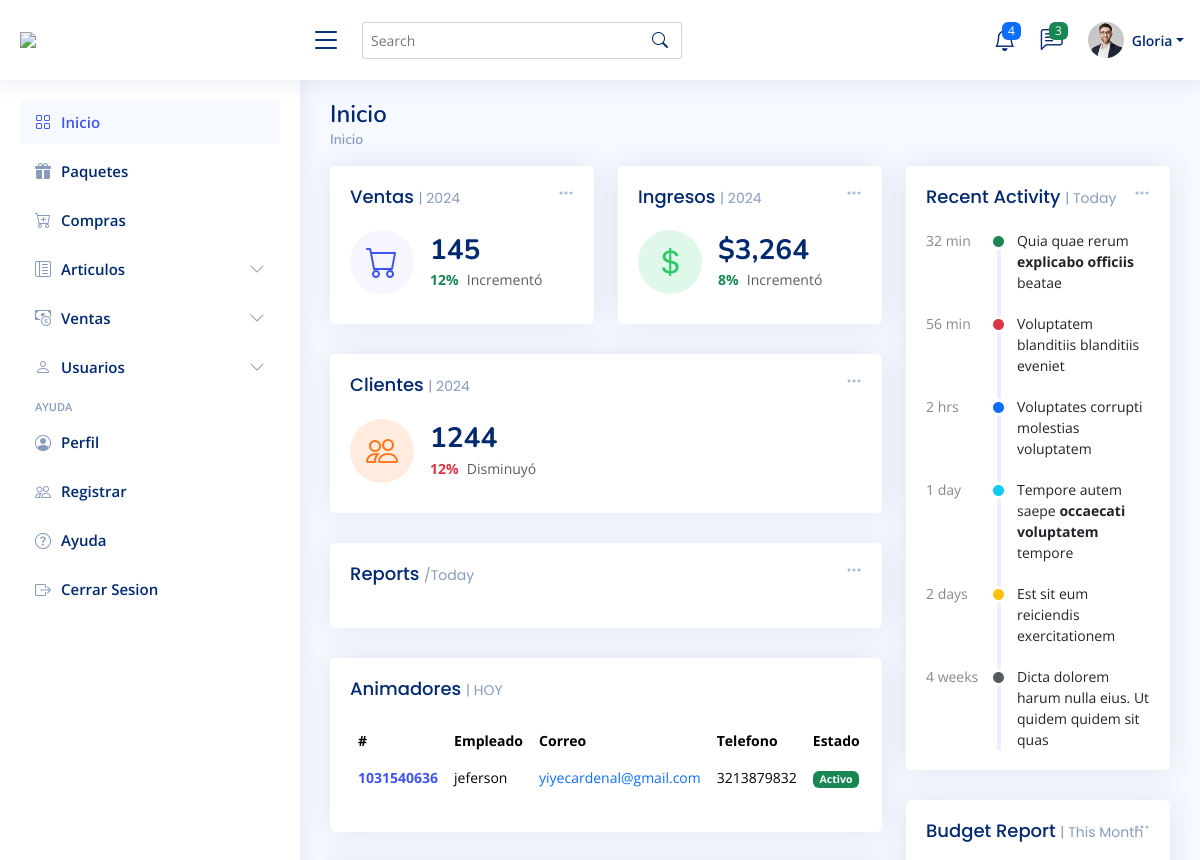
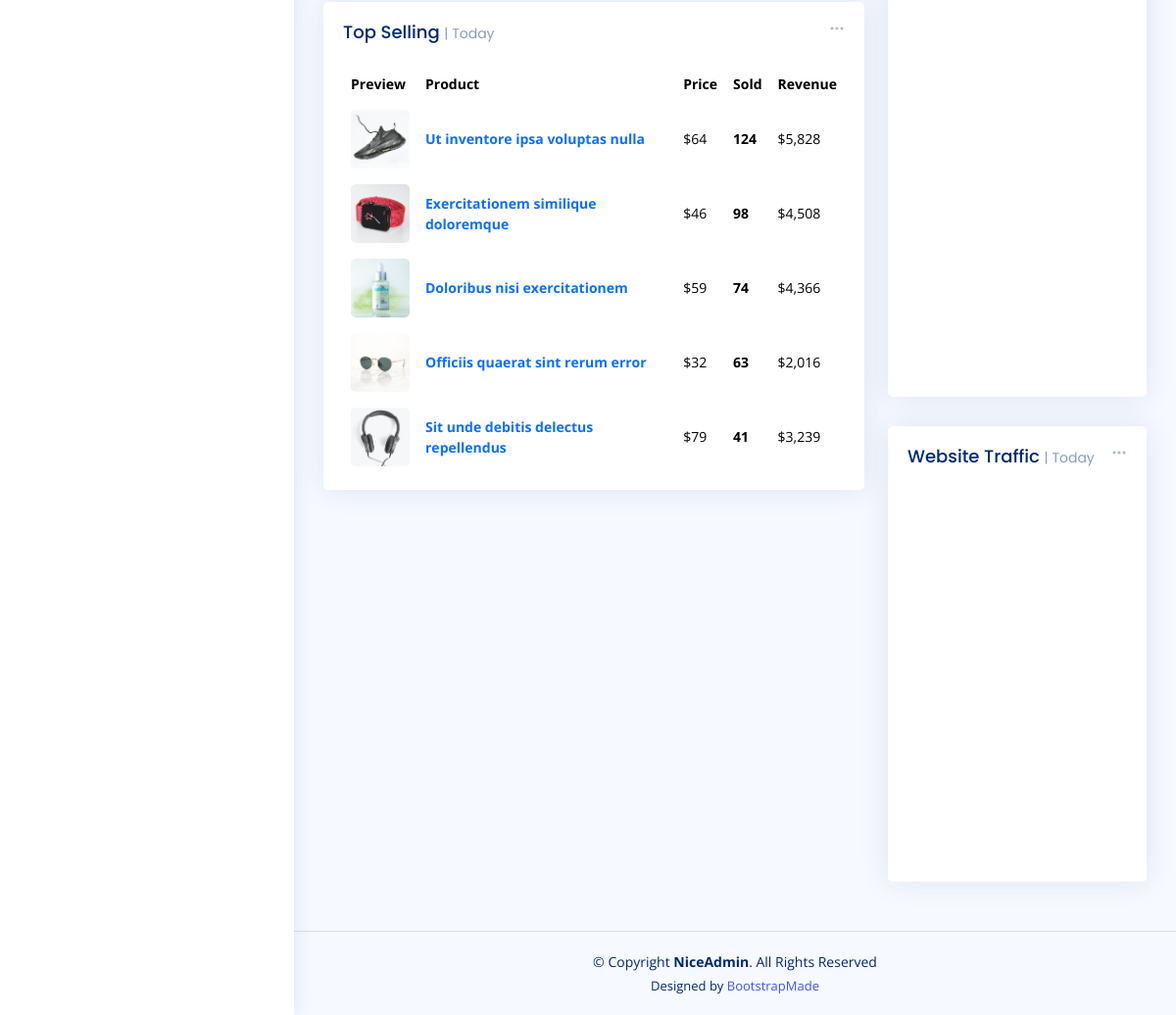
The page /model/administrador/pages/index.php (signed in) on the database its author committed (2 pictures, top to bottom).
### tables this page shows
CREATE TABLE `usuarios` (
  `cedula` bigint(20) NOT NULL,
  `nombre` varchar(40) NOT NULL,
  `celular` bigint(20) NOT NULL,
  `contrasena` varchar(100) NOT NULL,
  `correo` varchar(80) NOT NULL,
  `id_tipo_user` int(11) NOT NULL,
  `id_estado` int(11) NOT NULL,
  `nit` bigint(20) NOT NULL,
  `token` varchar(10) NOT NULL
);

CREATE TABLE `estados` (
  `id_estado` int(11) NOT NULL,
  `estado` varchar(20) NOT NULL
);

### model/administrador/pages/index.php (the view, shortened to what the rows shown need)
<?php
    $db = new DataBase();
    $con = $db -> conectar();
    $cedula = $_SESSION['cedula'];
    $con_nombre = $con->prepare("SELECT * FROM usuarios WHERE cedula = $cedula");
    $con_nombre->execute();
    $nombres = $con_nombre->fetchAll(PDO::FETCH_ASSOC);
    foreach ($nombres as $fila) {
      $nombre = $fila['nombre'];
    }
?>
<!DOCTYPE html>
<html lang="en">
<head>
  <link href="assets/vendor/bootstrap/css/bootstrap.min.css" rel="stylesheet">
  <link href="assets/vendor/bootstrap-icons/bootstrap-icons.css" rel="stylesheet">
  <link href="assets/vendor/boxicons/css/boxicons.min.css" rel="stylesheet">
  <link href="assets/vendor/quill/quill.snow.css" rel="stylesheet">
  <link href="assets/vendor/quill/quill.bubble.css" rel="stylesheet">
  <link href="assets/vendor/remixicon/remixicon.css" rel="stylesheet">
  <link href="assets/vendor/simple-datatables/style.css" rel="stylesheet">
  <link href="assets/css/style.css" rel="stylesheet">
</head>
<body>
  <header id="header" class="header fixed-top d-flex align-items-center">
    <nav class="header-nav ms-auto">
      <ul class="d-flex align-items-center">
        <li class="nav-item dropdown pe-3">
          <a class="nav-link nav-profile d-flex align-items-center pe-0" href="#" data-bs-toggle="dropdown">
            <img src="assets/img/profile-img.jpg" alt="Profile" class="rounded-circle">
            <span class="d-none d-md-block dropdown-toggle ps-2"><?php echo $nombre ?></span>
          </a>
        </li>
      </ul>
    </nav>
  </header>
  <main id="main" class="main">
    <div class="pagetitle">
      <h1>Inicio</h1>
    </div>
    <section class="section dashboard">
      <div class="row">
        <div class="col-lg-8">
          <div class="row">
            <div class="col-12">
              <div class="card recent-sales overflow-auto">
                <div class="card-body">
                  <table class="table table-borderless datatable">
                    <thead>
                      <tr>
                        <th scope="col">#</th>
                        <th scope="col">Empleado</th>
                        <th scope="col">Correo</th>
                        <th scope="col">Telefono</th>
                        <th scope="col">Estado</th>
                      </tr>
                    </thead>
                    <tbody>
                    <?php
                        $con_empleados = $con->prepare("SELECT usuarios.cedula, usuarios.nombre, usuarios.celular, usuarios.correo, estados.estado FROM usuarios INNER JOIN estados ON estados.id_estado = usuarios.id_estado WHERE id_tipo_user=3");
                        $con_empleados->execute();
                        $empleados = $con_empleados->fetchAll(PDO::FETCH_ASSOC);
                        foreach ($empleados as $fila) {
                          $doc = $fila['cedula'];
                          $nombre = $fila['nombre'];
                          $correo = $fila['correo'];
                          $celular = $fila['celular'];
                          $estado = $fila['estado'];
                    ?>
                      <tr>
                        <th scope="row"><a href="#"><?php echo $doc?></a></th>
                        <td><?php echo $nombre?></td>
                        <td><a href="#" class="text-primary"><?php echo $correo?></a></td>
                        <td><?php echo $celular?></td>
                        <td><span class="badge bg-success"><?php echo $estado?></span></td>
                      </tr>
                      <?php
                      }
                      ?>
                    </tbody>
                  </table>
                </div>
              </div>
            </div>
            <div class="col-12">
              <div class="card top-selling overflow-auto">
                <div class="card-body pb-0">
                  <table class="table table-borderless">
                    <thead>
                      <tr>
                        <th scope="col">Preview</th>
                        <th scope="col">Product</th>
                        <th scope="col">Price</th>
                        <th scope="col">Sold</th>
                        <th scope="col">Revenue</th>
                      </tr>
                    </thead>
                    <tbody>
                      <tr>
                        <th scope="row"><a href="#"><img src="assets/img/product-1.jpg" alt=""></a></th>
                      </tr>
                      <tr>
                        <th scope="row"><a href="#"><img src="assets/img/product-2.jpg" alt=""></a></th>
                      </tr>
                      <tr>
                        <th scope="row"><a href="#"><img src="assets/img/product-3.jpg" alt=""></a></th>
                      </tr>
                      <tr>
                        <th scope="row"><a href="#"><img src="assets/img/product-4.jpg" alt=""></a></th>
                      </tr>
                      <tr>
                        <th scope="row"><a href="#"><img src="assets/img/product-5.jpg" alt=""></a></th>
                      </tr>
                    </tbody>
                  </table>
                </div>
              </div>
            </div>
          </div>
        </div>
      </div>
    </section>
  </main>
</body>
</html>

### rows shown on the page
usuarios: nombre "Gloria"
usuarios: cedula "1031540636", nombre "jeferson", correo "yiyecardenal@gmail.com", celular "3213879832", id_estado.estado "Activo"
